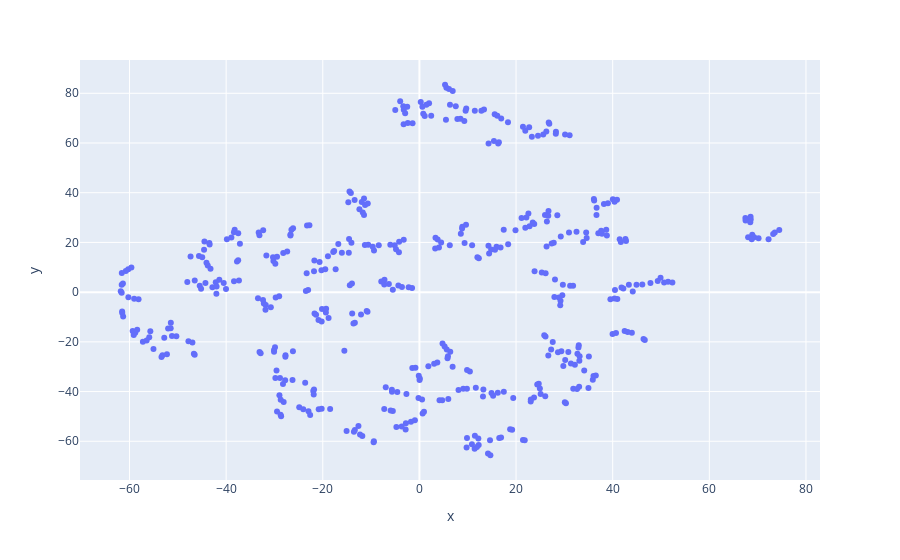

Notebook code for this chart:
### Code cell
fig2

### Figure 1 — Plotly figure (JSON) as saved in the notebook; plotly's stock layout.template omitted (floating-point values rounded to 4 significant figures; data arrays with more than 128 entries replaced by an {"elided": "..."} marker saying what was removed)
{"data": [{"hovertemplate": "x=%{x}<br>y=%{y}<extra></extra>", "legendgroup": "", "marker": {"color": "#636efa", "symbol": "circle"}, "mode": "markers", "name": "", "orientation": "v", "showlegend": false, "type": "scatter", "x": {"elided": "461 float values"}, "xaxis": "x", "y": {"elided": "461 float values"}, "yaxis": "y"}], "layout": {"legend": {"tracegroupgap": 0}, "margin": {"t": 60}, "xaxis": {"anchor": "y", "domain": [0, 1], "title": {"text": "x"}}, "yaxis": {"anchor": "x", "domain": [0, 1], "title": {"text": "y"}}}}
